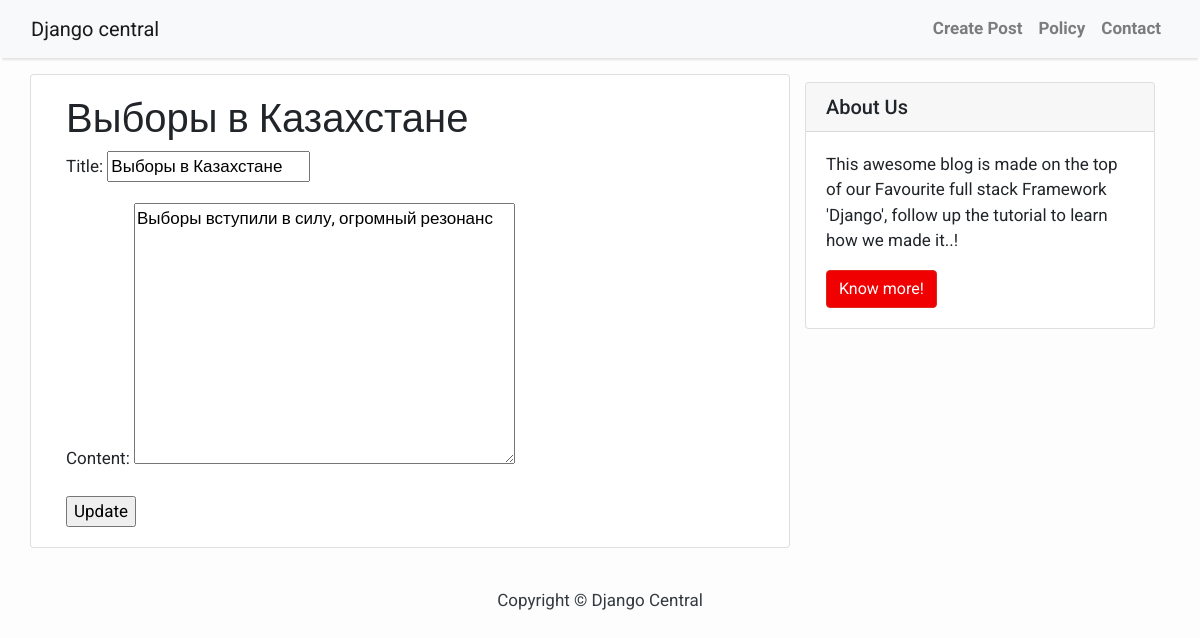
Page /votes-in-Kazakhstan/update on the committed database.
### blog/models.py (models this page shows, shortened)
class Post(models.Model):
    title = models.CharField(max_length=200, unique=True)
    slug = models.SlugField(max_length=200, unique=True)
    author = models.ForeignKey(User, on_delete= models.CASCADE,related_name='blog_posts')
    updated_on = models.DateTimeField(auto_now= True)
    content = models.TextField()
    created_on = models.DateTimeField(auto_now_add=True)
    status = models.IntegerField(choices=STATUS, default=0)
    class Meta:
        ordering = ['-created_on']

### blog/views.py (the view)
# urls.py: path('<slug:slug>/update', PostUpdate.as_view(), name='post_update'),
class PostUpdate(generic.UpdateView):
    model = Post
    template_name = 'post_update.html'
    fields = ['title','content']
    success_url = reverse_lazy('home')

### blog/templates/post_update.html
{% extends 'base.html' %} {% block content %}
<div class="container">
  <div class="row">
    <div class="col-md-8 card mb-4  mt-3 left  top">
      <div class="card-body">
        <h1>{% block title %} {{ object.title }} {% endblock title %}</h1>
        <form method="post">{% csrf_token %}
            {{ form.as_p }}
            <input type="submit" value="Update">
        </form>
      </div>
    </div>
    {% block sidebar %} {% include 'sidebar.html' %} {% endblock sidebar %}
  </div>
</div>
{% endblock content %}

### blog/templates/base.html (style rules this page uses)
body { font-family: "Roboto", sans-serif; font-size: 17px; background-color: #fdfdfd; }

### rows in the picture
Post: title "Выборы в Казахстане", content "Выборы вступили в силу, огромный резонанс"
